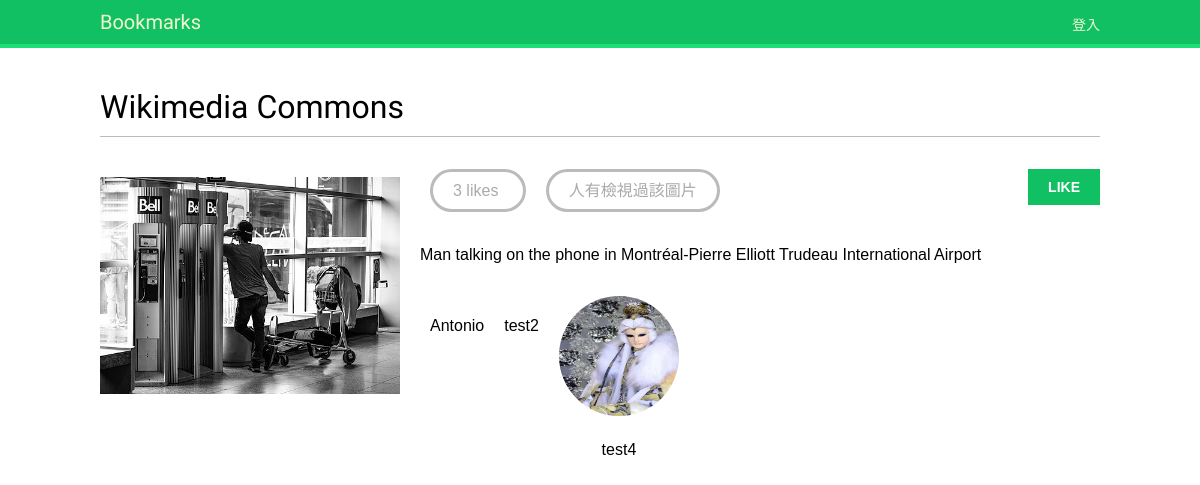
/images/detail/6/wikimedia-commons/, run on the app's committed database.
### images/models.py (models this page shows, shortened)
class Image(models.Model):
    user = models.ForeignKey(settings.AUTH_USER_MODEL,
                             related_name="images_created",
                             on_delete=models.CASCADE)
    title = models.CharField(max_length=200)
    slug = models.SlugField(max_length=200, blank=True)
    url = models.URLField(max_length=2000)
    image = models.ImageField(upload_to='images/%Y/%m/%d/')
    description = models.TextField(blank=True)
    created = models.DateField(auto_now_add=True)
    users_like = models.ManyToManyField(settings.AUTH_USER_MODEL,
                                        related_name="images_liked",
                                        blank=True)
    total_likes = models.PositiveIntegerField(default=0, null=False)
    class Meta:
        indexes = [
            models.Index(fields=['-created']),
            models.Index(fields=['-total_likes']),
        ]
        ordering = ['-created']

### account/models.py (models this page shows, shortened)
class Profile(models.Model):
    user = models.OneToOneField(settings.AUTH_USER_MODEL, on_delete=models.CASCADE)
    date_of_birth = models.DateField(blank=True, null=True)
    photo = models.ImageField(upload_to='users/%Y/%m/%d/', blank=True)

### images/views.py (the view)
# urls.py: path('detail/<int:id>/<slug:slug>/', views.image_detail, name='detail'),
def image_detail(request, id, slug):
    image = get_object_or_404(Image, id=id, slug=slug)
    total_views = r.incr(f'image:{image.id}:views')
    return render(request=request, template_name='images/image/detail.html',
                  context={'section': 'images',
                           'image': image,
                           'total_views': total_views})

### images/templates/images/image/detail.html (shortened to what this page needs)
{% extends 'base.html' %}
{% block content %}
    <h1>{{ image.title }}</h1>
    {% load thumbnail %}
    <a href="{{ image.image.url }}">
        <img src="{% thumbnail image.image 300x0 %}" class="image-detail">
    </a>
    {% with total_likes=image.users_like.count users_like=image.users_like.all %}
        <div class="image-info">
            <div>
                <span class="count">
                    <span class="total">{{ total_likes }}</span> like{{ total_likes|pluralize}}
                </span>
                <span class="count">
                    <span class="total">{{ total_views }} 人有檢視過該圖片 </span>
                </span>
                <a href="#" data-id="{{ image.id}}" data-action="{% if request.user in users_like %}un{% endif %}like" class="like button">
                    {% if request.user not in users_like %}
                        Like
                    {% else %}
                        Unlike
                    {% endif %}
                </a>
            </div>
            {{ image.description|linebreaks }}
        </div>
        <div class="image-likes">
            {% for user in image.users_like.all %}
                <div>
                    {% if user.profile.photo %}
                        <img src="{{ user.profile.photo.url }}">
                    {% endif %}
                    <p>{{ user.first_name }}</p>
                </div>
            {% empty %}
                無任何人喜歡這張照片
            {% endfor %}
        </div>
    {% endwith %}
{% endblock %}

### account/templates/base.html (shortened to what this page needs)
<!DOCTYPE html>
<html lang="en">
<head>
    {% load static %}
    <link href="{% static 'css/base.css' %}" rel="stylesheet">
</head>
<body>
    <div id="header">
        <span class="logo">Bookmarks</span>
        <span class="user">
            {% if request.user.is_authenticated %}
                哈囉，{{ request.user.first_name|default:request.user.username }}，
                <a href="{% url 'logout' %}">登出</a>
            {% else %}
                <a href="{% url 'login' %}">登入</a>
            {% endif %}
        </span>
    </div>
    <div id="content">
        {% block content %}
        {% endblock %}
    </div>
</body>
</html>

### account/static/css/base.css (style rules this page uses)
body { margin:0; padding:0; font-family:helvetica, sans-serif; }
p { line-height: 1.8; }
a { color:#12c064; text-decoration:none; }
h1, h2, h3, h4, h5 , h6 { font-family: 'Muli', sans-serif; font-weight:normal; }
h1 { border-bottom:1px solid #bbb; padding:0 0 10px 0; margin:10px 0 20px 0; }
#header { padding:10px 100px; font-size:14px; background:#12c064; color:#fff; border-bottom:4px solid #1cdf78; overflow:auto; }
#header .logo { font-family: 'Muli', sans-serif; float:left; color:#f3f7cc; font-size:20px; margin-right:10%; }
#header a { color:#f3f7cc; }
#header .user { float:right; padding-top:4px; }
#content { padding:30px 100px; }
input[type=submit], a.button { font-weight:bold; background:#12c064; color:#fff; padding:10px 20px; font-size:14px; text-transform:uppercase; }
.image-preview, .image-detail { max-width:300px; float:left; margin:0 20px 20px 0; }
.image-detail { margin-top:20px; }
.image-info div { padding:20px 0; overflow:auto; }
.count { color:#aaa; border:3px solid #bbb; border-radius:26px; padding:10px 20px; margin:20px 10px 0; }
a.like, a.follow { float:right; margin-top:-8px; }
.image-likes div { float:left; width:auto; padding:10px; text-align:center; }
.image-likes img { width:120px; height:120px; border-radius:50%; }

### data on the page
Image: title "Wikimedia Commons", image (picture), description "Man talking on the phone in Montréal-Pierre Elliott Trudeau International Airport"

### other printed values
{{ total_likes }} "3"
{{ user.first_name }} "Antonio"
{{ user.first_name }} "test2"
{{ user.first_name }} "test4"
